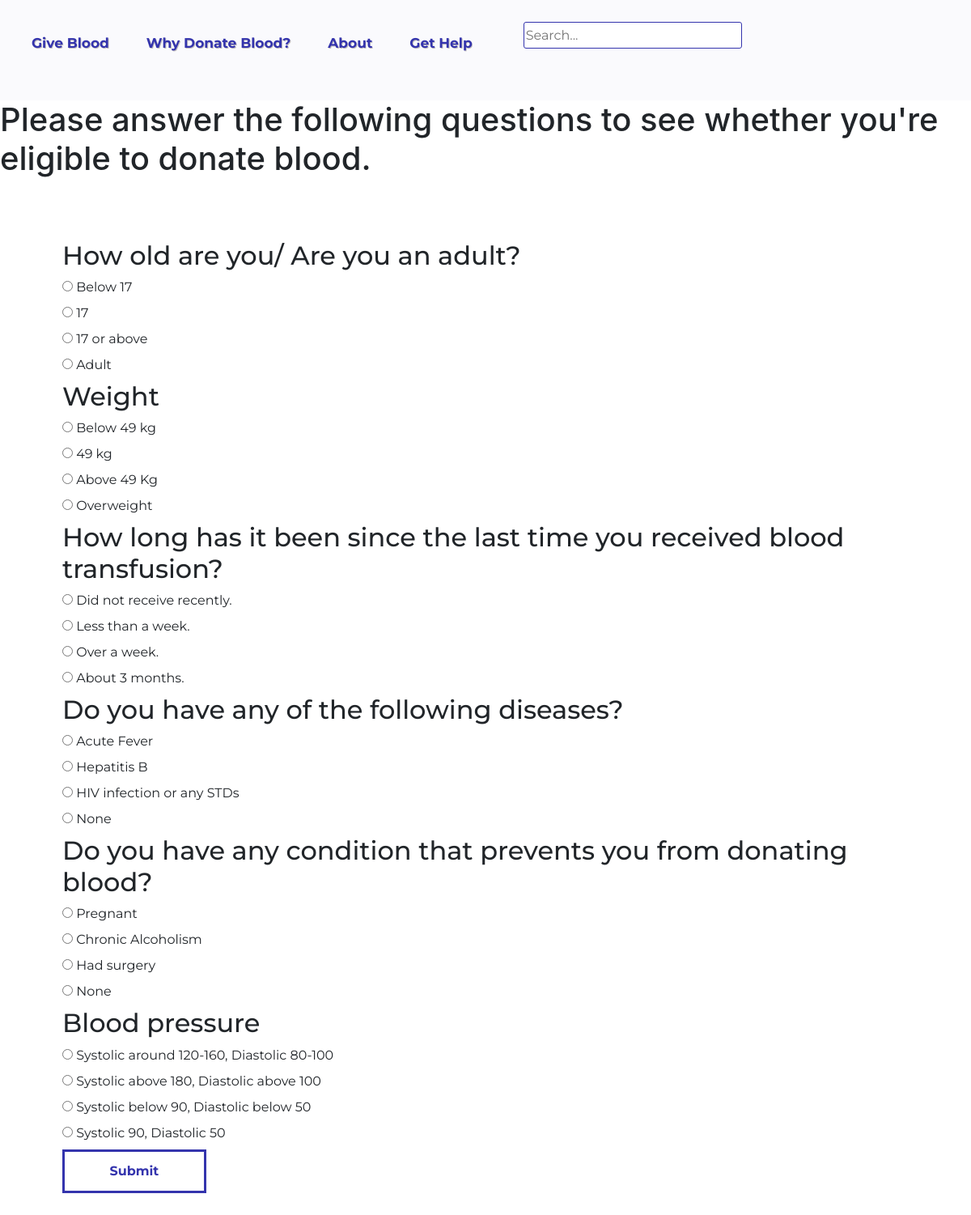
The app's page /donations/eligibility_quiz/ with its own data.
### donations/models.py (models this page shows, shortened)
class EligibilityQuiz(models.Model):
    question = models.CharField(max_length=200, null=True)
    option1 = models.CharField(max_length=200, null=True)
    option2 = models.CharField(max_length=200, null=True)
    option3 = models.CharField(max_length=200, null=True)
    option4 = models.CharField(max_length=200, null=True)
    ans = models.CharField(max_length=200, null=True)

### donations/views.py (the view)
# urls.py: path('eligibility_quiz/',eligibilityQuiz, name ='eligibility_quiz'),
def eligibilityQuiz(request):
    if request.method == 'POST':
        print(request.POST)
        questions = EligibilityQuiz.objects.all()
        score = 0
        total = 0
        for q in questions:
            total+=1
            print(request.POST.get(q.question))
            print(q.ans)
            print()
            if q.ans ==  request.POST.get(q.question):
                score+=10
        percent= (score/(total*10))*100
        print(percent,"%")
        context = {
            'total':total,
            'score':score,
            'percent':percent,
            }
        return render(request,'result.html',context)
    else:
        questions=EligibilityQuiz.objects.all()
        context = {
            'questions':questions
        }
        return render(request,'eligibility_quiz.html',context)

### templates/eligibility_quiz.html (shortened to what this page needs)
{% extends 'navbar.html' %}
{% block content %}
<h1> Please answer the following questions to see whether you're eligible to donate blood.</h1>
    <form method="POST" action="{% url 'eligibility_quiz' %}">
        <div class="quiz-container">
                {% for q in questions %}
                <h2>{{q.question}}</h2>
                <input type="radio" id = "{{q.option1}}" name="{{q.question}}" value="{{q.option1}}">
                <label for="{{q.option1}}">{{q.option1}}</label><br>
                <input type="radio" id = "{{q.option2}}" name="{{q.question}}" value="{{q.option2}}">
                <label for="{{q.option2}}">{{q.option2}}</label><br>
                <input type="radio" id = "{{q.option3}}" name="{{q.question}}" value="{{q.option3}}">
                <label for="{{q.option3}}">{{q.option3}}</label><br>
                <input type="radio" id = "{{q.option4}}" name="{{q.question}}" value="{{q.option4}}">
                <label for="{{q.option4}}">{{q.option4}}</label>
                {% endfor %}
                <br>
                <button type="submit"> Submit </button>
        </div>
    </form>
{% endblock content %}

### templates/navbar.html (shortened to what this page needs)
{% load static %}
<!DOCTYPE html>
<html>
    <head>
        <link rel="stylesheet" href="{% static 'css/base.css' %}">
        <link rel="stylesheet" href="{% static 'css/home.css' %}">
        <link rel="stylesheet" href="{% static 'css/register.css' %}">
        <link rel="stylesheet" href="{% static 'css/eligibility_quiz.css' %}">
        <link rel="stylesheet" href="https://stackpath.bootstrapcdn.com/bootstrap/4.1.3/css/bootstrap.min.css">
    </head>
    <body>
        <header>
            <nav class = "navbar">
                <ul>
                    <li><a href="#">Give Blood</a> </li>
                    <li><a href="#">Why Donate Blood?</a></li>
                    <li><a href="#">About</a></li>
                    <li><a href="#">Get Help</a></li>
                    <div class ="search-box">
                        <form action="#"  >
                            <input type="text" name="search" id="search" placeholder="Search...">
                        </form>
                    </div>
                </ul>
            </nav>
        </header>
        {% block content %}{% endblock content %}
    </body>
</html>

### static/css/base.css (style rules this page uses)
* { margin:0; padding: 0; font-family: 'Montserrat', sans-serif; box-sizing: border-box; }
.navbar { background-color: rgb(250, 250, 253); }
.navbar ul { overflow: hidden; }
.navbar li { float: left; list-style: none; margin: 33px 23px; }
.navbar li a { text-decoration: none; color: #3434ad; font-size: 17px ; font-weight: bolder; text-shadow: .9px .6px rgb(194, 190, 190); transition-duration: .4s; }
.search-box { float: right; padding: 19px 40px; }
.search-box input { height: 33px; width: 270px; border: .8px solid #3434ad ; border-radius: 3px; padding: 2px; }

### static/css/home.css (style rules this page uses)
* { box-sizing: border-box; }

### static/css/register.css (style rules this page uses)
h1 { color: gray; }
button { background-color: transparent; border: 3px solid #3434ad; border-radius: 6px; color: #3434ad; font-size: 16px; font-weight: bold; padding: 12px; margin:17px; transition-duration: 0.4s; width: 17%; }
a { text-decoration: none; }

### static/css/eligibility_quiz.css (style rules this page uses)
* { box-sizing: border-box; }
.quiz-container { margin: 32px; padding: 45px; }

### records on screen
EligibilityQuiz: question "How old are you/ Are you an adult?", option1 "Below 17", option2 "17", option3 "17 or above", option4 "Adult"
EligibilityQuiz: question "Weight", option1 "Below 49 kg", option2 "49 kg", option3 "Above 49 Kg", option4 "Overweight"
EligibilityQuiz: question "How long has it been since the last time you received blood transfusion?", option1 "Did not receive recently.", option2 "Less than a week.", option3 "Over a week.", option4 "About 3 months."
EligibilityQuiz: question "Do you have any of the following diseases?", option1 "Acute Fever", option2 "Hepatitis B", option3 "HIV infection or any STDs", option4 "None"
EligibilityQuiz: question "Do you have any condition that prevents you from donating blood?", option1 "Pregnant", option2 "Chronic Alcoholism", option3 "Had surgery", option4 "None"
EligibilityQuiz: question "Blood pressure", option1 "Systolic around 120-160, Diastolic 80-100", option2 "Systolic above 180, Diastolic above 100", option3 "Systolic below 90, Diastolic below 50", option4 "Systolic 90, Diastolic 50"
